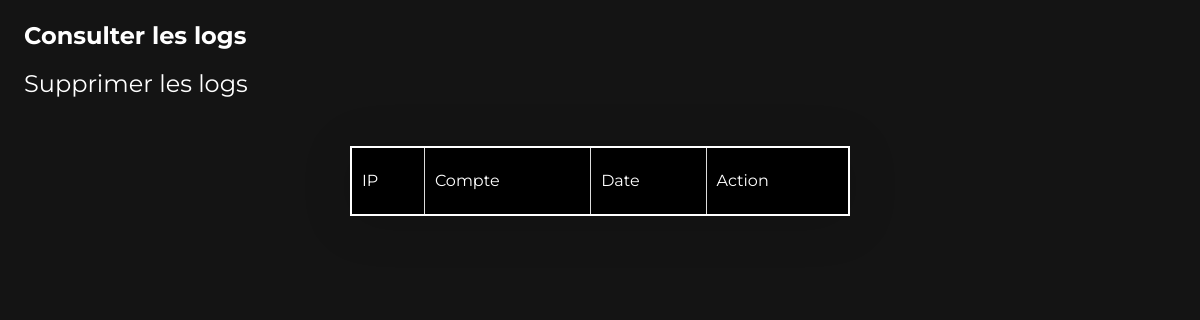
/pages/interfaceLogs.php, run on an earlier commit of the app's database.
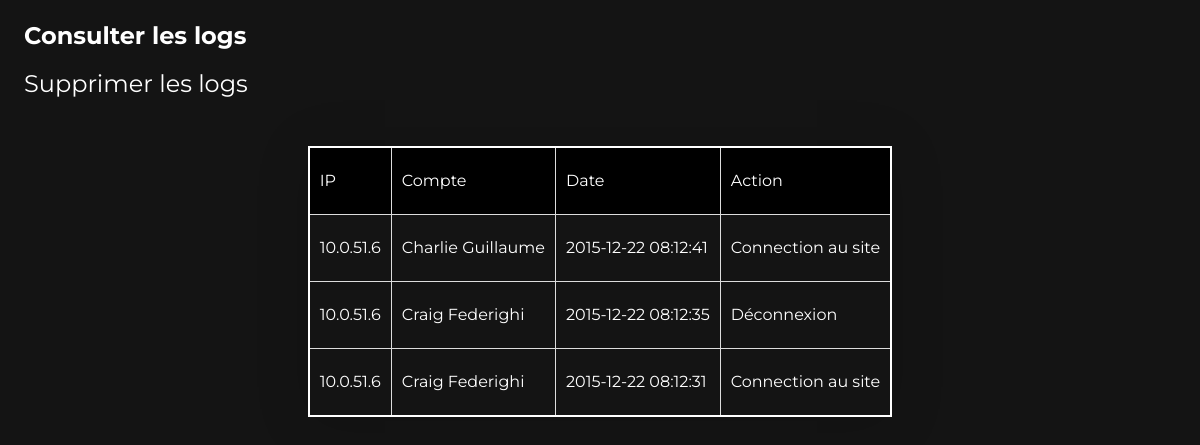
And on a later commit of the database.
### tables this page shows
CREATE TABLE `logs` (
  `ip` varchar(255) DEFAULT NULL COMMENT 'ip',
  `account` varchar(255) DEFAULT NULL COMMENT 'account used',
  `date` datetime DEFAULT NULL COMMENT 'date and time ',
  `action` varchar(255) DEFAULT NULL COMMENT 'action made'
);

### pages/interfaceLogs.php (the view, shortened to what this page needs)
<!DOCTYPE html>
<html lang="fr">
<head>
    <link rel="stylesheet" href="./css/reset.css">
    <link rel="stylesheet" href="./css/styleGrille.css">
    <link rel="stylesheet" href="https://cdnjs.cloudflare.com/ajax/libs/font-awesome/6.2.0/css/all.min.css" />
</head>
<body>
    <?php
    require_once("connection.php");
    $sql = "SELECT * FROM logs ORDER BY date DESC";
    $res = $conn->prepare($sql);
    $res->execute();
    $data = $res->fetchAll(PDO::FETCH_ASSOC);
    ?>
    <div class="table">
        <table class="tableau">
            <b>Consulter les logs
            </b>
            <a id="add" href="./delete-logs.php">Supprimer les logs</a>
            <thead>
                <tr>
                    <th>IP</th>
                    <th>Compte</th>
                    <th>Date</th>
                    <th>Action</th>
                </tr>
            </thead>
            <tbody>
                <?php
                foreach ($data as $v) {
                    echo
                    "<tr>
    <td>" . $v["ip"] . "</td>
    <td>" . $v["account"] . "</td>
    <td>" . $v["date"] . "</td>
    <td>" . $v["action"] . "</td>
</tr>";
                }
                ?>
            </tbody>
        </table>
    </div>
</body>
</html>

### css/styleGrille.css (style rules this page uses)
body { background-color: #141414; font-family: 'Montserrat', sans-serif; box-sizing: border-box; margin: 0; padding: 0; }
li, a, .logo { font-size: 13px; color: white; text-decoration: none; }
thead, tbody { color: white; }
.tableau { min-width: 500px; box-shadow: 0 5px 50px rgb(0, 0, 0, 0.15); cursor: pointer; margin: 50px auto; border: 2px solid white }
thead tr { background-color: black; text-align: left; }
th, td { padding: 25px 10px; }
tbody tr, td, th { border: 1px solid #ddd; max-width:200px; }
.table b { font-size: 2vw; font-weight: 700; color: white; margin: 2vw 2vw; display: flex; }
.table a { margin: 0.25vw 0.25vw; font-size: 1vw; }
#add { margin: 2vw 2vw; font-size: 24px; }

What changed in the data, as far as the page shows it:
added logs: ip "10.0.51.6", account "Charlie Guillaume", date "2015-12-22 08:12:41", action "Connection au site"
added logs: ip "10.0.51.6", account "Craig Federighi", date "2015-12-22 08:12:35", action "Déconnexion"
added logs: ip "10.0.51.6", account "Craig Federighi", date "2015-12-22 08:12:31", action "Connection au site"
